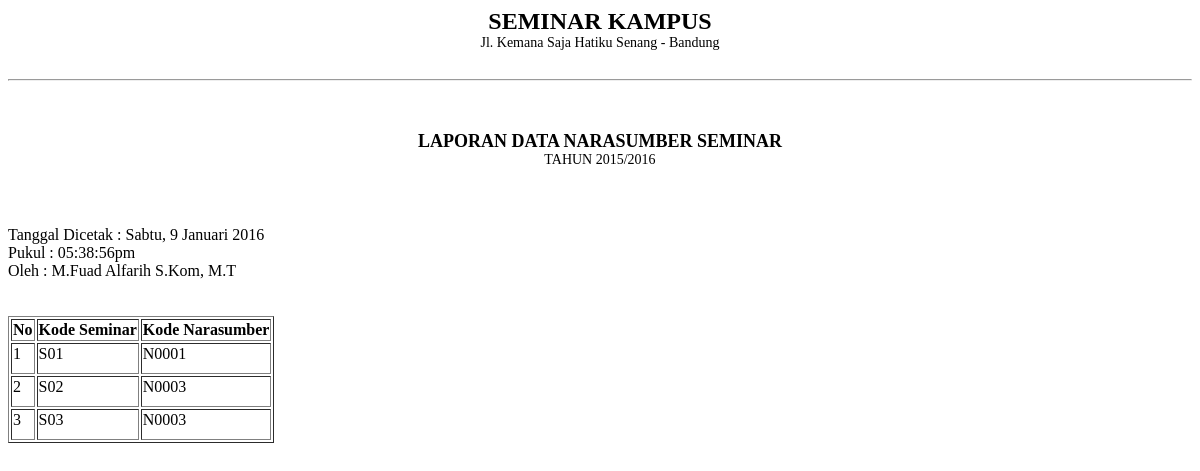
The page /admin/module_narasumber_seminar/table_narasumber_seminar.php on the database its author committed.
### tables this page shows
CREATE TABLE `narasumber_seminar` (
  `kode_narasumber` char(8) NOT NULL,
  `kode_seminar` char(8) NOT NULL,
  KEY `kode_narasumber` (`kode_narasumber`),
  KEY `kode_seminar` (`kode_seminar`),
  CONSTRAINT `narasumber_seminar_ibfk_1` FOREIGN KEY (`kode_narasumber`) REFERENCES `narasumber` (`kode_narasumber`),
  CONSTRAINT `narasumber_seminar_ibfk_2` FOREIGN KEY (`kode_seminar`) REFERENCES `seminar` (`kode_seminar`)
);

### admin/module_narasumber_seminar/table_narasumber_seminar.php (the view, shortened to what this page needs)
<?php
$array_hari = array(1=>"Senin","Selasa","Rabu","Kamis","Jumat", "Sabtu","Minggu");
$hari = $array_hari[date("N")];
$tanggal = date ("j");
$array_bulan = array(1=>"Januari","Februari","Maret", "April", "Mei", "Juni","Juli","Agustus","September","Oktober", "November","Desember");
$bulan = $array_bulan[date("n")];
$tahun = date("Y");
echo '
<div class="title">SEMINAR KAMPUS</div>
          <div class="stat">Jl. Kemana Saja Hatiku Senang - Bandung</div>
          <hr size="2">
          <div class="sub-title">LAPORAN DATA NARASUMBER SEMINAR</div>
          <div class="sub-stat">TAHUN 2015/2016</div>
          <br>
          Tanggal Dicetak : '.$hari . ", ".$tanggal." ".$bulan." ".$tahun.'
          <br>
          Pukul : '.date("h:i:sa").'
          <br>
          Oleh : M.Fuad Alfarih S.Kom, M.T
            <br>
'
?>
<table border="1">
        <tr>
          <th>No</th>
          <th>Kode Seminar</th>
          <th>Kode Narasumber</th>
        </tr>
      <tbody border="1">
<?php
  $tampil_seminar = mysql_query("SELECT * FROM narasumber_seminar ORDER BY kode_seminar");
    $no=1;
    while ($tampil=mysql_fetch_array($tampil_seminar)){
       echo "<tr><td>$no</td>
             <td class='tab-col'>$tampil[kode_seminar]</td>
             <td>$tampil[kode_narasumber]</td>
            </tr>
             ";
        $no++;
    }
  echo "
        </tbody>
        </table>
        </div>";
?>

### admin/module_narasumber_seminar/table_narasumber_seminar.php (style rules this page uses)
.title { font-size: 24px; font-weight: bold; margin-bottom: 0px; text-align: center; }
.stat { font-size: 14px; padding-bottom: 20px; text-align: center; }
.sub-title { font-size: 18px; font-weight: bold; text-align: center; margin-top: 50px; }
.sub-stat { text-align: center; margin-bottom: 40px; font-size: 14px; font-weight: 100; }
td { padding-bottom: 10px; }

### rows shown on the page
narasumber_seminar: kode_seminar "S01", kode_narasumber "N0001"
narasumber_seminar: kode_seminar "S02", kode_narasumber "N0003"
narasumber_seminar: kode_seminar "S03", kode_narasumber "N0003"

### other values the page prints
$tanggal "9"
